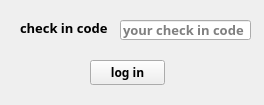
<?xml version="1.0" encoding="UTF-8"?>
<ui version="4.0">
 <class>login_dlg</class>
 <widget class="QWidget" name="login_dlg">
  <property name="geometry">
   <rect>
    <x>0</x>
    <y>0</y>
    <width>264</width>
    <height>105</height>
   </rect>
  </property>
  <property name="windowTitle">
   <string>check in</string>
  </property>
  <property name="windowIcon">
   <iconset>
    <normaloff>icon/login.png</normaloff>icon/login.png</iconset>
  </property>
  <widget class="QLabel" name="label">
   <property name="geometry">
    <rect>
     <x>20</x>
     <y>20</y>
     <width>101</width>
     <height>16</height>
    </rect>
   </property>
   <property name="font">
    <font>
     <family>Segoe Print</family>
     <pointsize>10</pointsize>
     <weight>75</weight>
     <bold>true</bold>
    </font>
   </property>
   <property name="text">
    <string>check in code</string>
   </property>
  </widget>
  <widget class="QLineEdit" name="lineEdit">
   <property name="geometry">
    <rect>
     <x>120</x>
     <y>20</y>
     <width>131</width>
     <height>20</height>
    </rect>
   </property>
   <property name="font">
    <font>
     <family>Segoe Print</family>
     <pointsize>10</pointsize>
     <weight>75</weight>
     <bold>true</bold>
    </font>
   </property>
   <property name="echoMode">
    <enum>QLineEdit::Password</enum>
   </property>
   <property name="placeholderText">
    <string>your check in code</string>
   </property>
  </widget>
  <widget class="QPushButton" name="pushButton">
   <property name="geometry">
    <rect>
     <x>90</x>
     <y>60</y>
     <width>75</width>
     <height>25</height>
    </rect>
   </property>
   <property name="font">
    <font>
     <family>Segoe Print</family>
     <weight>75</weight>
     <bold>true</bold>
    </font>
   </property>
   <property name="text">
    <string>log in</string>
   </property>
  </widget>
 </widget>
 <layoutdefault spacing="6" margin="11"/>
 <resources/>
 <connections/>
</ui>
